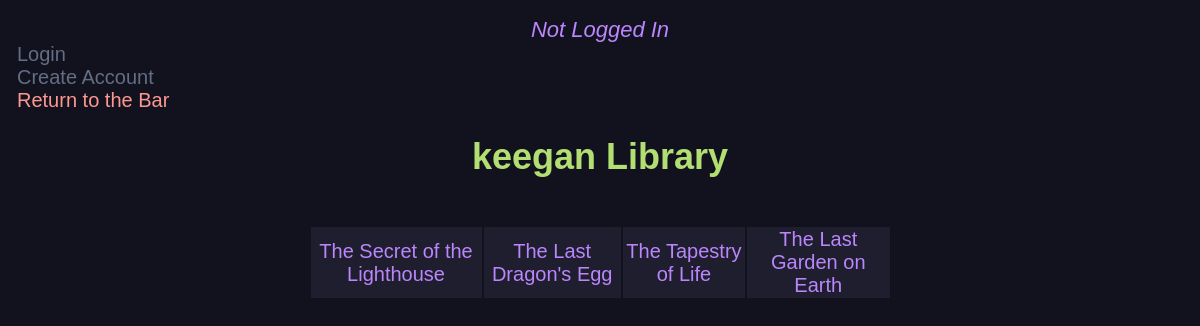
The app's page /user_dir_stories/1/, older data.
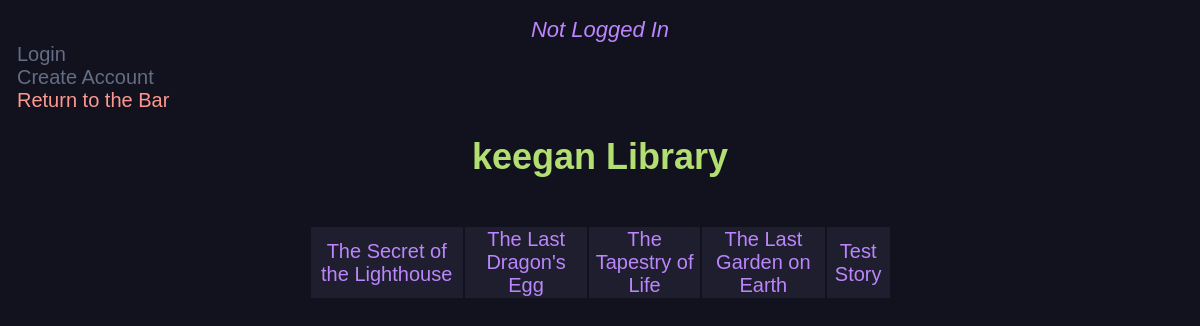
The same page, newer data.
### main.py (models this page shows, shortened)
class NewStory(db.Model):
    id = db.Column(db.Integer, primary_key=True)
    title = db.Column(db.String(200), nullable=False)
    genre = db.Column(db.String(200), nullable=True)
    content = db.Column(db.Text, nullable=False)
    date_created = db.Column(db.DateTime, default=datetime.utcnow)
    author_id = db.Column(db.Integer, db.ForeignKey('user.id'), nullable=False)
    current_version_id = db.Column(db.Integer, db.ForeignKey('new_version.id'), nullable=True)
    __table_args__ = (
        ForeignKeyConstraint(['author_id'], ['user.id'], name='fk_new_story_author_id'),
        ForeignKeyConstraint(['current_version_id'], ['new_version.id'], name='fk_new_story_current_version_id')
    )
    current_version = db.relationship('NewVersion', foreign_keys=[current_version_id], post_update=True)
    versions = db.relationship('NewVersion', backref='story', lazy=True, foreign_keys='NewVersion.story_id')

### main.py (the view)
@app.route('/user_dir_stories/<int:user_id>/', methods=['GET'])
def user_dir_stories(user_id):
    user = User.query.get_or_404(user_id)
    stories = NewStory.query.filter_by(author_id=user_id).all()
    return  render_template('user_dir_stories.html', user=user, stories=stories)

### templates/user_dir_stories.html (shortened to what this page needs)
<!DOCTYPE html>
 <link rel="stylesheet" href="{{ url_for('static', filename='css/user_dir.css') }}">
{% block body %}
{% if current_user.is_authenticated %}
	<a href="/logout/" class="button">Logout</a><br>
	<a href="/" class="return-to-bar">Return to the Bar</a>
{% else %}
	<div style= "text-align: center;">
			<em style = "color: #BB86FC; font-size: 22px; font-family: sans-serif" >Not Logged In</em>
		</div>
		<a href="/login/" class="button">Login</a><br>
		<a href="/register/" class="button">Create Account</a><br>
		<a href="/" class="return-to-bar">Return to the Bar</a>
{% endif %}
<div class="content">
	<h1 style="text-align: center;">{{ user.username }} Library</h1><br>
	<table class="center-table">
		{% for story in stories %}
			<td><a href="{{ url_for('view_story', id=story.id) }}" class="story-link">{{ story.title }}</a></td>
		{% endfor %}
	</table>
</div>
{% endblock %}

Row changes from the older to the newer data that the page shows:
added NewStory: title "Test Story"
